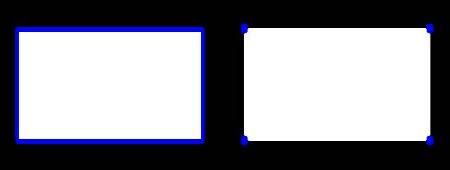
#> input picture opencv/contours.jpg, 450 x 170 px
$ python 014.py   (Python 2 division)   (older library calls are emulated)
#> lines starting #> are read from the running program, lines starting #| are printed output that depends on the picture; after the words box and inside, x2 and y2 are one past the last pixel; in counts of white or black regions, pixels touching at a corner belong together
# contours

import cv2
import numpy as np
import copy

from matplotlib import pyplot as plt

im = cv2.imread('contours.jpg')
#> im is the input picture: shape (170, 450, 3); mean B, G, R 143.8, 135.4, 135.4
imgray = cv2.cvtColor(im,cv2.COLOR_RGB2GRAY)
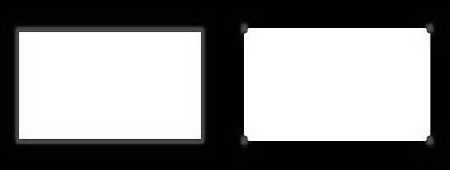
#> imgray: shape (170, 450); min 0, max 255, mean 137.9
ret,thresh = cv2.threshold(imgray,127,255,0)
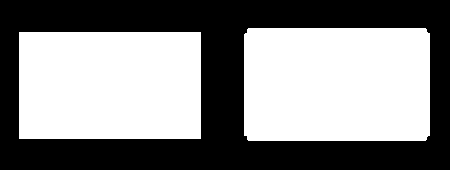
#> thresh: shape (170, 450); 52.8% white; 1 black region
im2, contours, hierarchy = cv2.findContours(thresh,cv2.RETR_TREE,cv2.CHAIN_APPROX_SIMPLE)
#> contours = 2 contours; box (x1, y1, x2, y2) and area: (244, 28, 430, 141) 20662, (19, 32, 201, 139) 19186

print len(contours)
#| 2
print type(contours)
#| <class 'list'>

img = copy.copy(im)

img = cv2.drawContours(img, contours, -1, (0,255,0), 1)
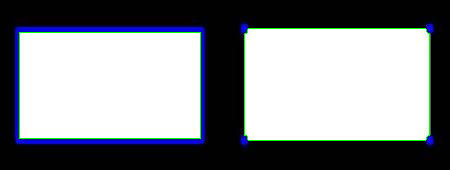
#> img: shape (170, 450, 3); 1.51% of pixels changed, all inside (x1, y1, x2, y2) = (19, 28, 430, 141)

cv2.imshow('original',im)
cv2.imshow('thresh',thresh)
cv2.imshow('im2',im2)
cv2.imshow('contours',img)

# plt.imshow(img)
# plt.show()

cv2.waitKey(0)
cv2.destroyAllWindows()
